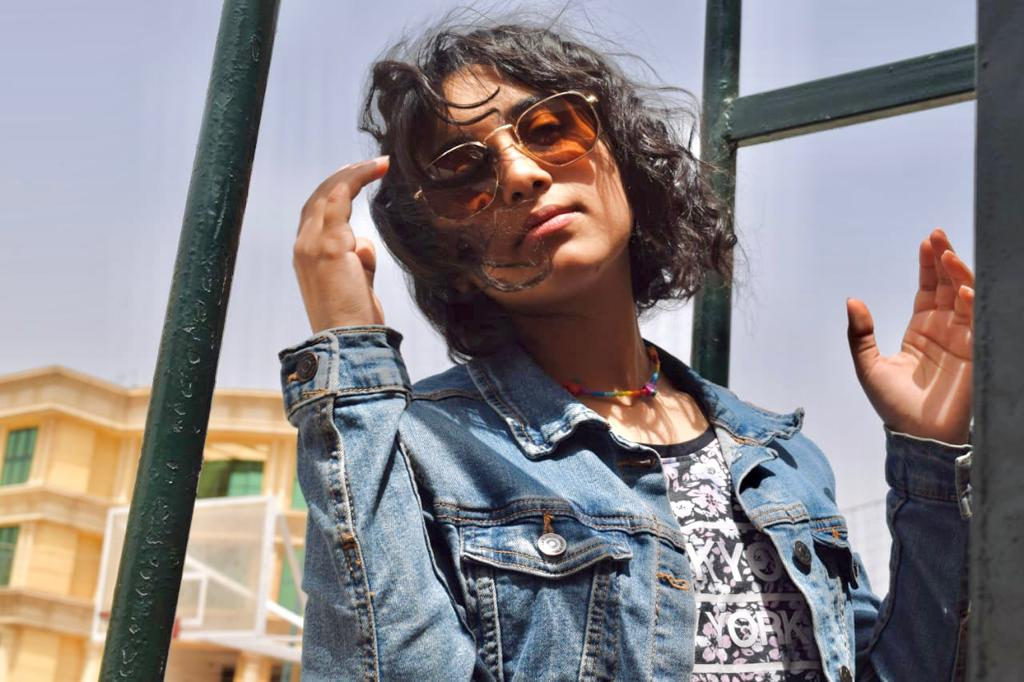
%> input picture media/img.jpg, 1024 x 682 px
$ octave log.m   (GNU Octave 9; MATLAB toolbox functions it lacks are replaced by stand-ins)
%> lines starting %> are read from the running program, lines starting %| are printed output that depends on the picture
figure;
originalImage=imread("img.jpg");
%> originalImage is the input picture: size 682x1024x3 uint8; mean R, G, B 137.7, 132.8, 135.3
gray_image = rgb2gray(originalImage);
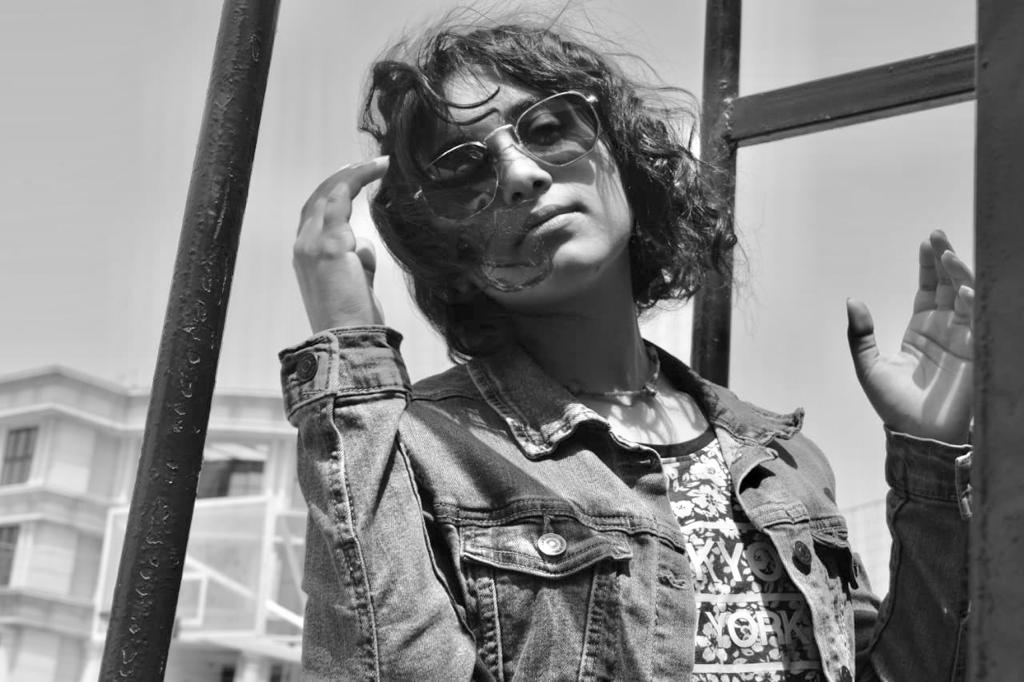
%> gray_image: size 682x1024 uint8; min 0, max 255, mean 134.5
double_value = im2double(gray_image);

out1= 2*log(1+double_value);
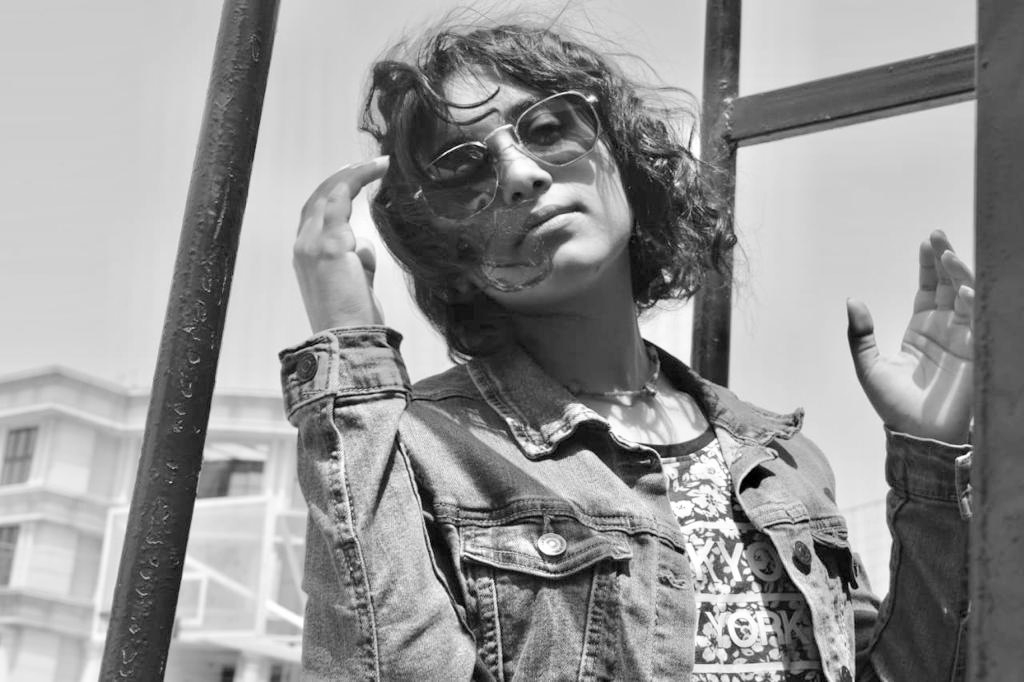
%> out1: size 682x1024 double; min 0, max 1.39, mean 0.816; drawn with min black and max white
out2= 4*log(1+double_value);
out3= 6*log(1+double_value);

subplot(2,2,1);
imshow(gray_image);
title 'Original Image';

subplot(2,2,2);
imshow(out1);
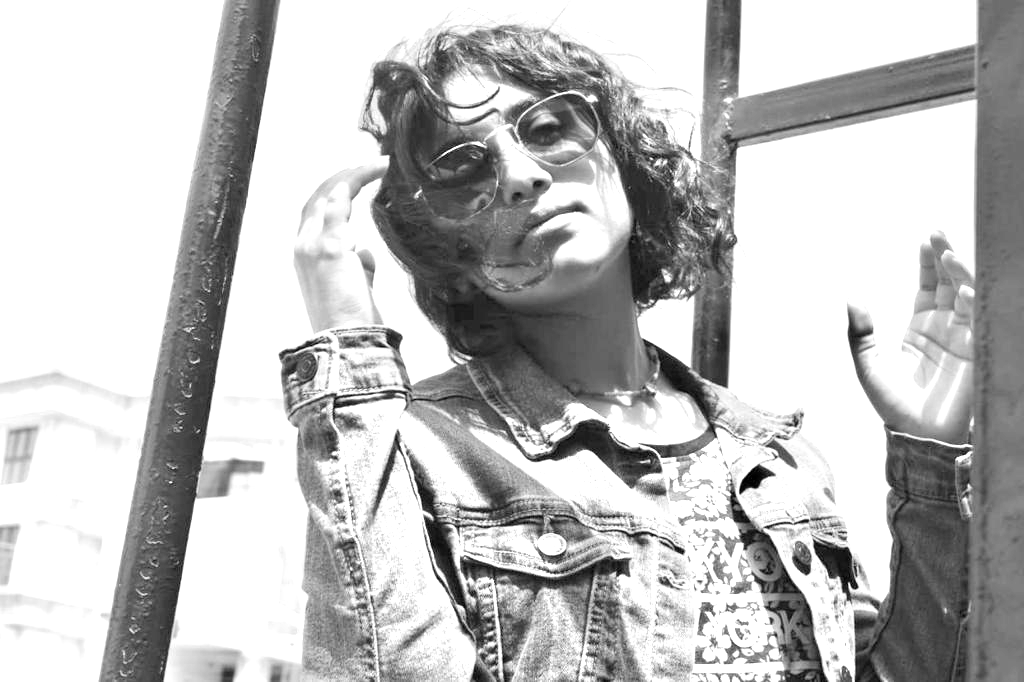
%> displayed picture: size 682x1024, on the screen's scale of 0 to 255; min 0, max 255, mean 190.1
title 'c=2';

subplot(2,2,3);
imshow(out2);
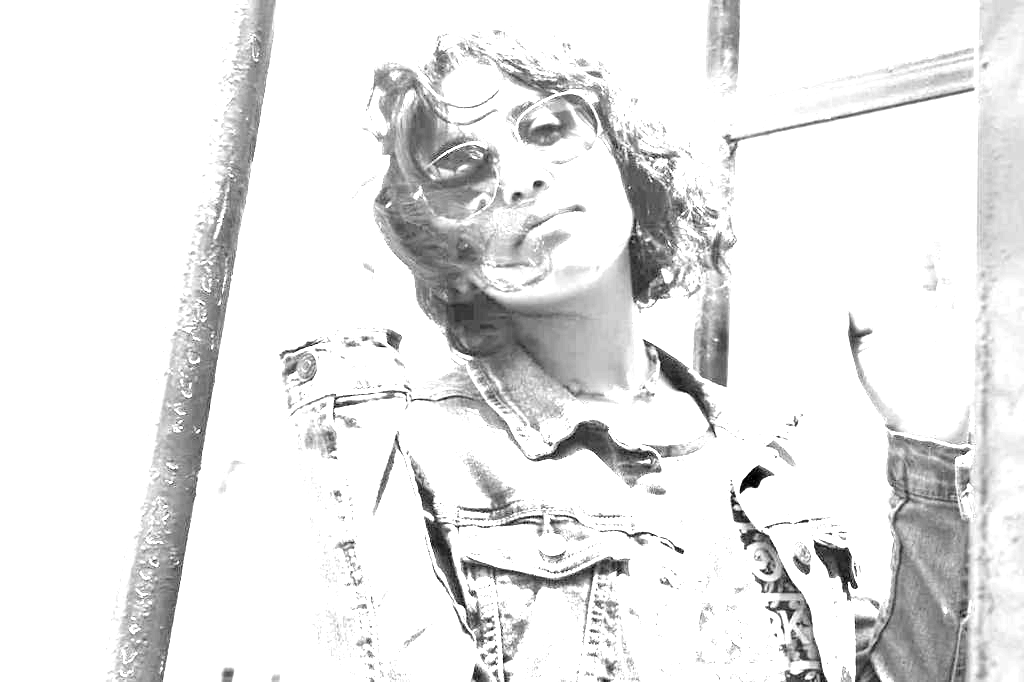
%> displayed picture: size 682x1024, on the screen's scale of 0 to 255; min 0, max 255, mean 231.4
title 'c=4';

subplot(2,2,4);
imshow(out3);
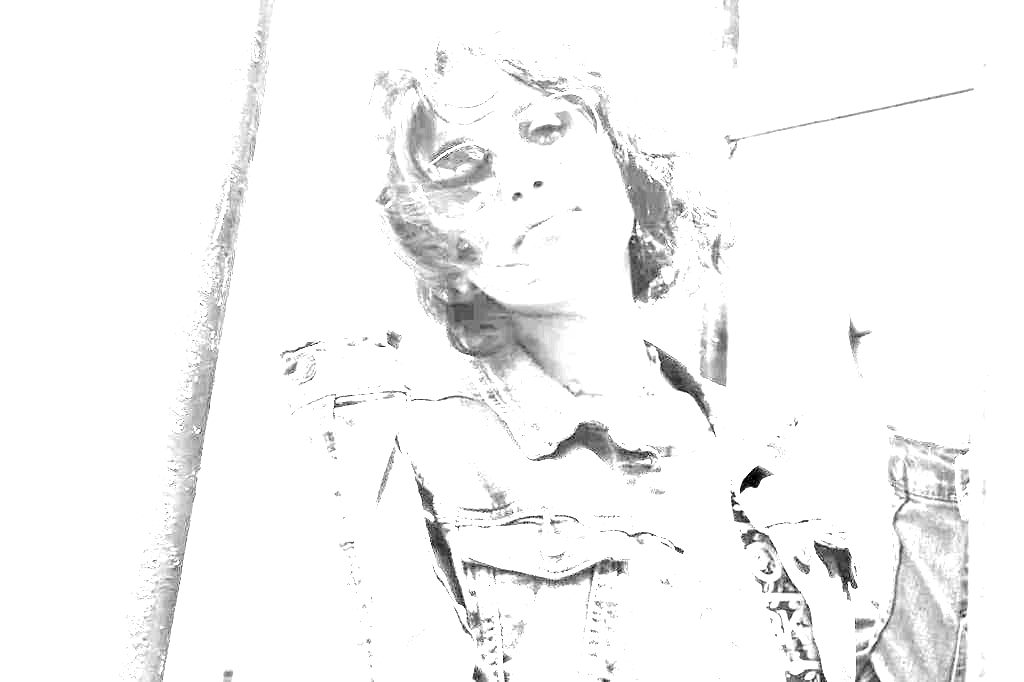
%> displayed picture: size 682x1024, on the screen's scale of 0 to 255; min 0, max 255, mean 245.7
title 'c=6';

$ run again, with media/median.jpg copied over media/img.jpg
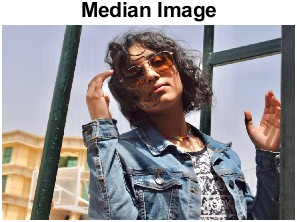
%> input picture media/median.jpg, 297 x 222 px
%> originalImage is the input picture: size 222x297x3 uint8; mean R, G, B 149.7, 145.5, 147.6
%> `out1= 2*log(1+double_value);`:
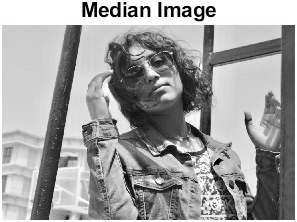
%> out1: size 222x297 double; min 0, max 1.39, mean 0.874; drawn with min black and max white
%> `imshow(out3);`:
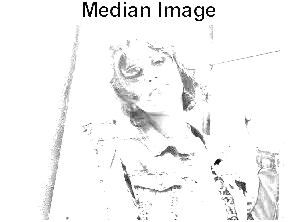
%> displayed picture: size 222x297, on the screen's scale of 0 to 255; min 0, max 255, mean 244.9
